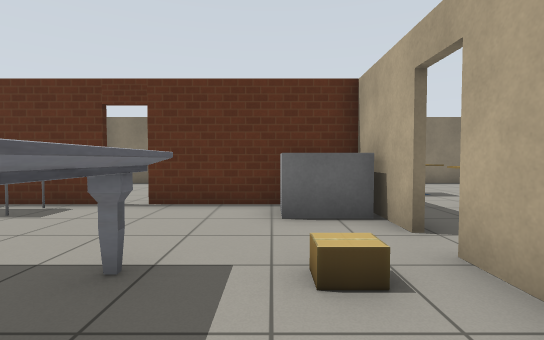
view 1 (above)

18 first-person views from a walk through a world built for the Gazebo simulator. The camera is 0.9 m above the floor, tilts 2° down and sees 85° across. The floor is counted in squares, 1 m on a side. Each view is taken from the middle of a square. On the plan, view 1 faces up. The plan holds only what a view shows up to about 11 squares ahead; the rest is blank. Simple patterns stand in for the simulator's built-in surfaces. Simple shapes stand in for some stock models.

view 2
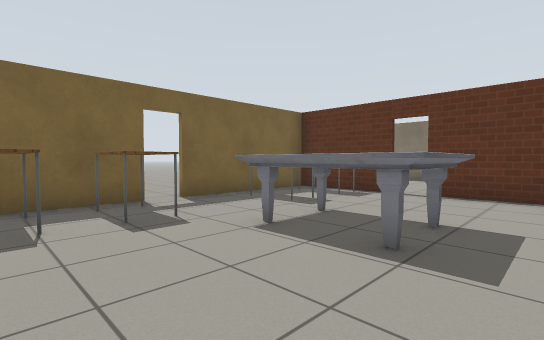

view 3
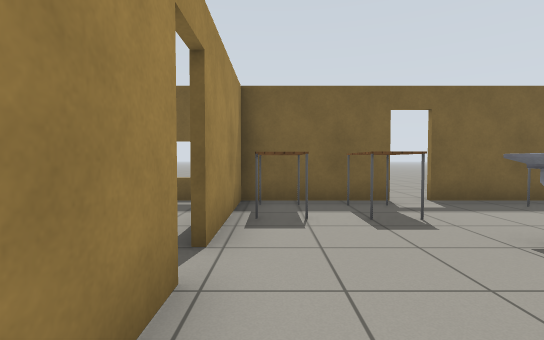

view 4
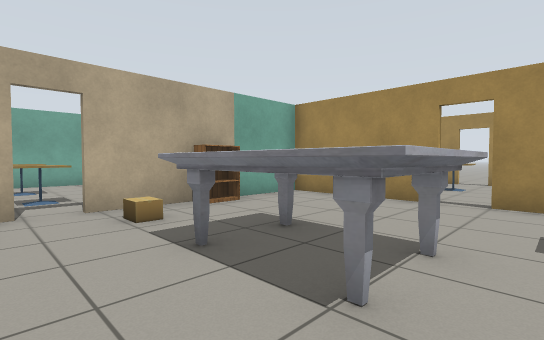

view 5
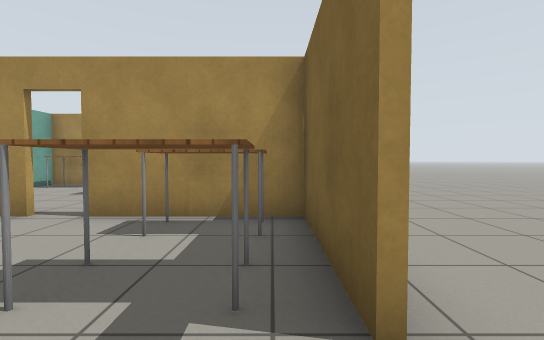

view 6
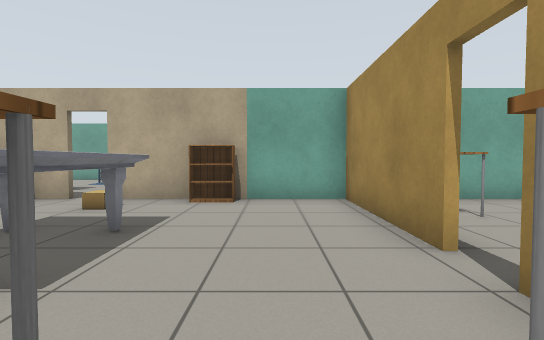

view 7
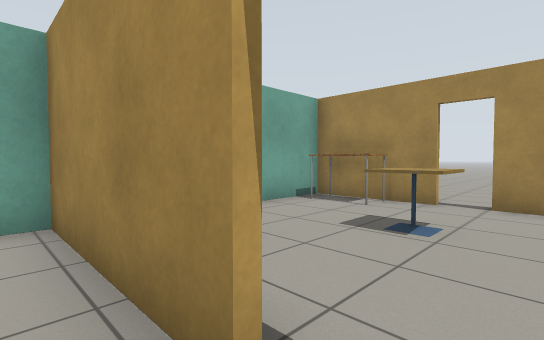

view 8
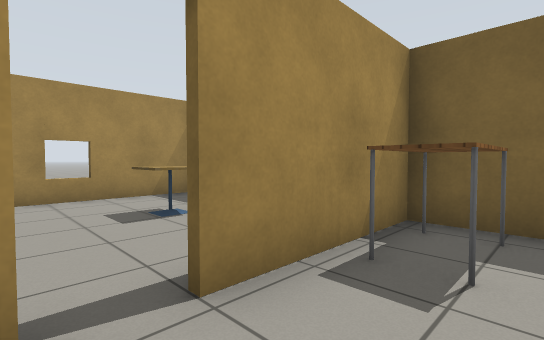

view 9
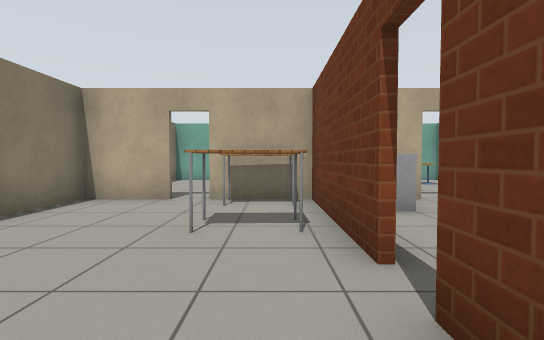

view 10
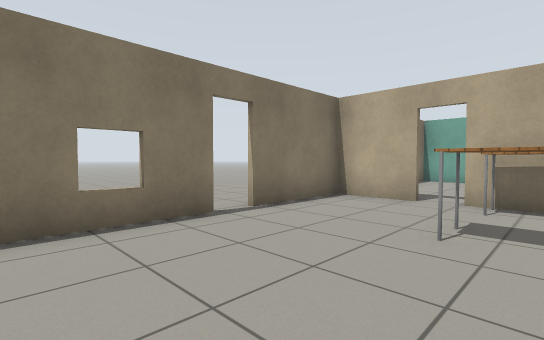

view 11
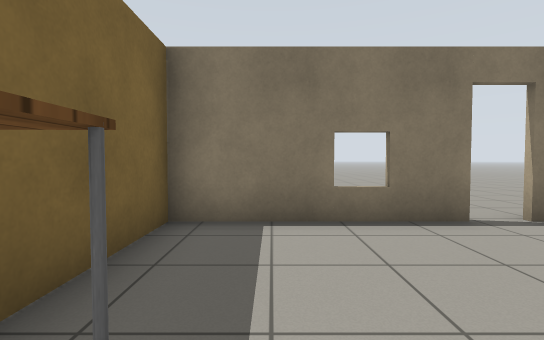

view 12
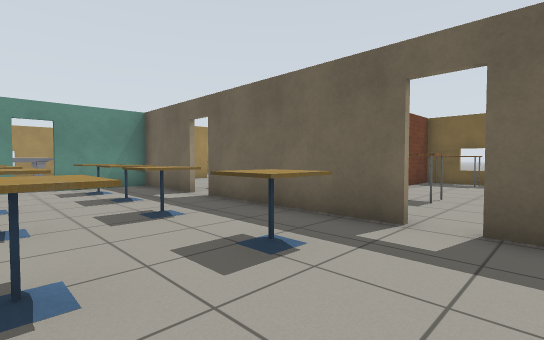

view 13
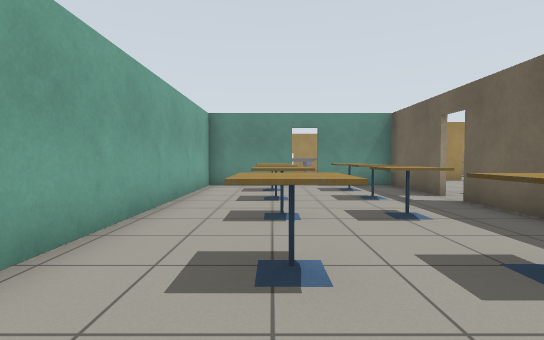

view 14
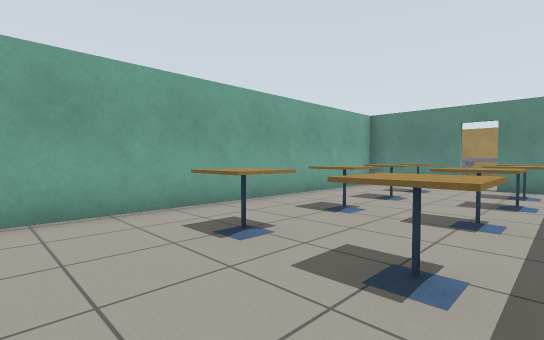

view 15
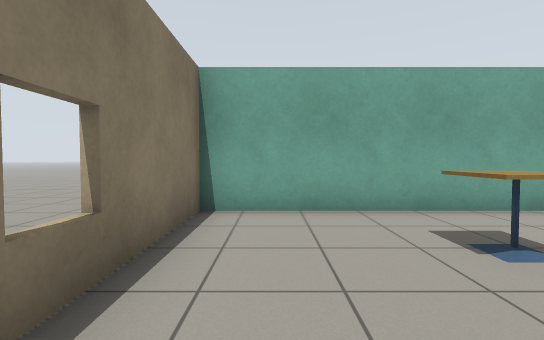

view 16
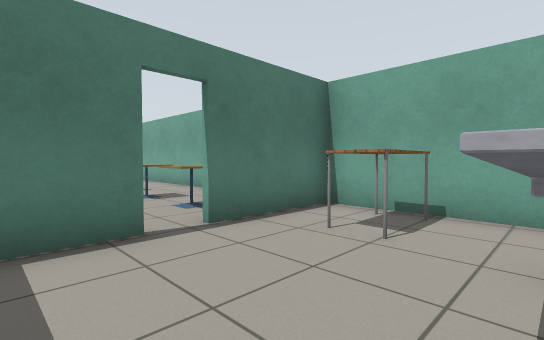

view 17
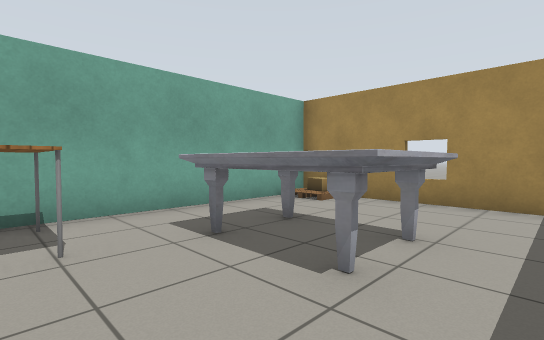

view 18
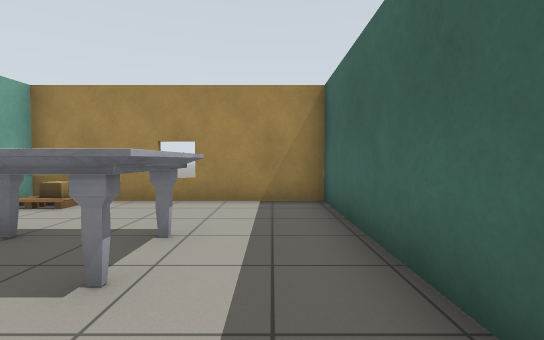

### Floor plan
Points are (right, up) in squares from view 1. A wall is a line through its corners. A room is listed if a view was taken in it or the views show most of it. See-through windows are left out.
Room 1 (views 1, 2, 3, 4, 5, 6, 7, 8)
walls: (-6.5, 0.6) (-6.5, -2.7) (-3, -2.7); (-3.2, 5.9) (-6.5, 5.9) (-6.5, 1.4); (-2.1, -2.7) (1.7, -2.7) (1.7, 2.8); (1.7, 3.5) (1.7, 6); (1.8, 5.9) (-2.5, 5.9)
ways out: open door at (-3, 6) to room 2; open door at (2, 3) to room 3; open door at (-7, 1); open door at (-2.5, -3)
objects: table (-6, -2) to (-5, -2); table (-6, 0) to (-5, 0); table (-5, 3) to (-4, 3); table (-5, 5) to (-4, 5); marble table (-3, 1) to (-1, 2); grey box (0, 5) to (1, 5); bookshelf (1, 0); cardboard box (1, 2)
Room 2 (views 9, 10, 11)
walls: (-2.1, 11.3) (-6.5, 11.3) (-6.5, 7.5); (-2.5, 6.1) (1.8, 6.1); (-5.8, 6.1) (-3.4, 6.1); (1.7, 9.3) (1.7, 11.3) (-1.2, 11.3); (1.7, 6) (1.7, 8.5)
ways out: open door at (-3, 6) to room 1; open door at (2, 9) to room 3; open door at (-1.5, 11)
objects: table (-6, 7) to (-6, 8); table (-1, 7) to (-1, 8); table (1, 7) to (1, 8)
Room 3 (views 12, 13, 14, 15)
walls: (1.9, 8.5) (1.9, 3.5); (1.9, 2.8) (1.9, -0.3) (4.5, -0.3); (1.9, 9.9) (1.9, 9.3); (5.3, -0.3) (8.3, -0.3); (8.2, 0.1) (8.2, 11.3) (4.3, 11.3)
ways out: open door at (2, 3) to room 1; open door at (2, 9) to room 2; open door at (5, 0) to room 4
objects: cafe table (3, 1) to (4, 1); cafe table (3, 3) to (4, 3); cafe table (4, 5); cafe table (4, 8); cafe table (6, 1); cafe table (6, 3); cafe table (6, 5) to (6, 6); cafe table (6, 7) to (6, 8)
Room 4 (views 16, 17, 18)
walls: (1.9, -3.1) (1.9, -8.5); (4.5, -0.4) (3.1, -0.4); (8.3, -0.4) (5.3, -0.4); (2, -8.4) (8.2, -8.4) (8.2, 0.1)
ways out: open door at (5, 0) to room 3
objects: marble table (4, -5) to (6, -4); table (6, -2) to (7, -2); cardboard box (7, -8)

Positions as (right, up) in squares from view 1, and headings:
1: (0, 0), facing up
2: (0, -2), facing up-left
3: (0, -2), facing left
4: (-4, 4), facing down-right
5: (-6, 2), facing down
6: (-5, -1), facing right
7: (-3, -2), facing down-right
8: (-2, -1), facing down-left
9: (-5, 7), facing right
10: (-5, 7), facing up-right
11: (-5, 7), facing up
12: (6, 10), facing down-left
13: (6, 10), facing down
14: (3, 10), facing down-right
15: (3, 10), facing right
16: (3, -4), facing up-right
17: (3, -2), facing down-right
18: (3, -2), facing down
